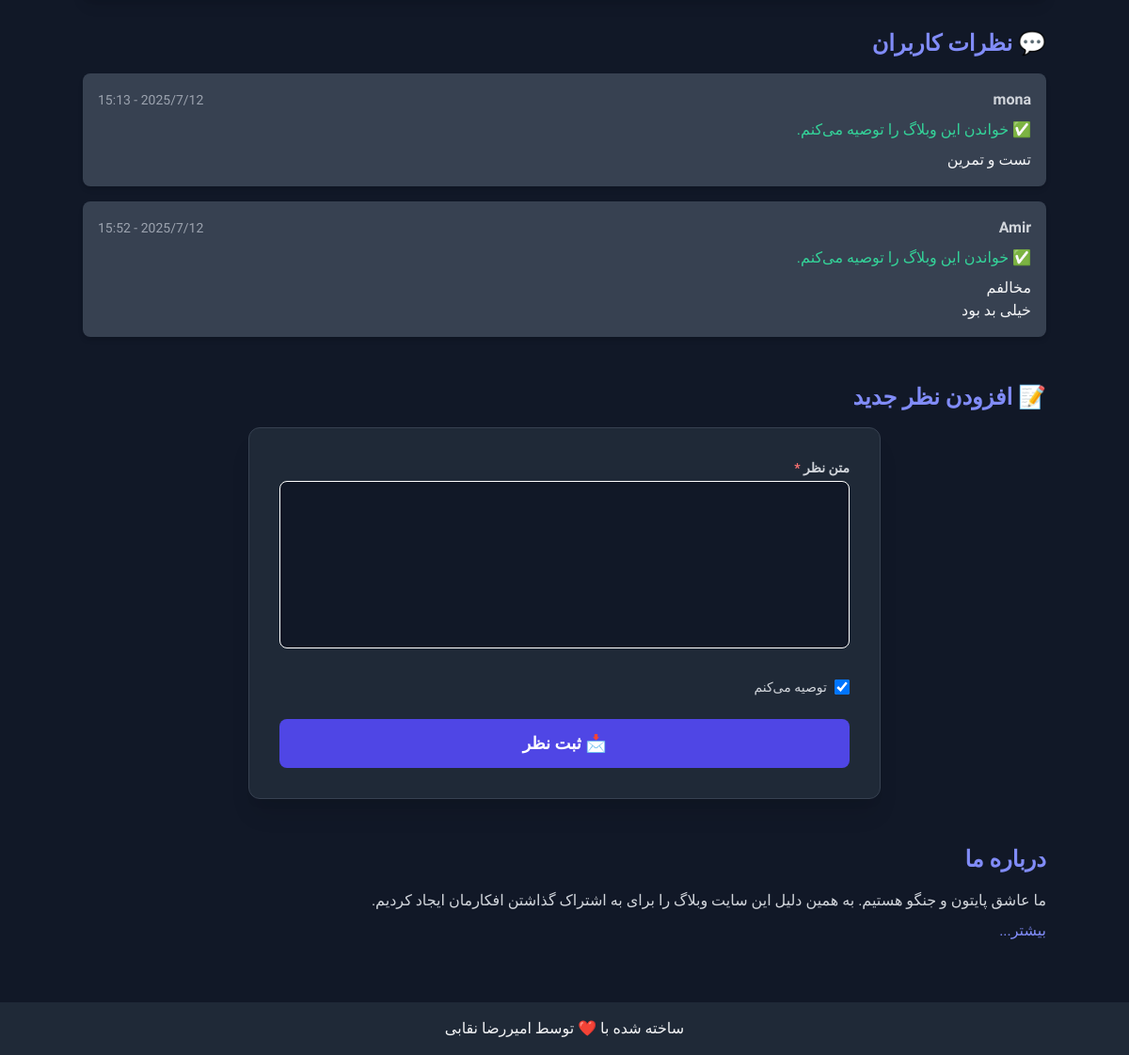
Before: /8/ (signed in, lower part) with the older database file.
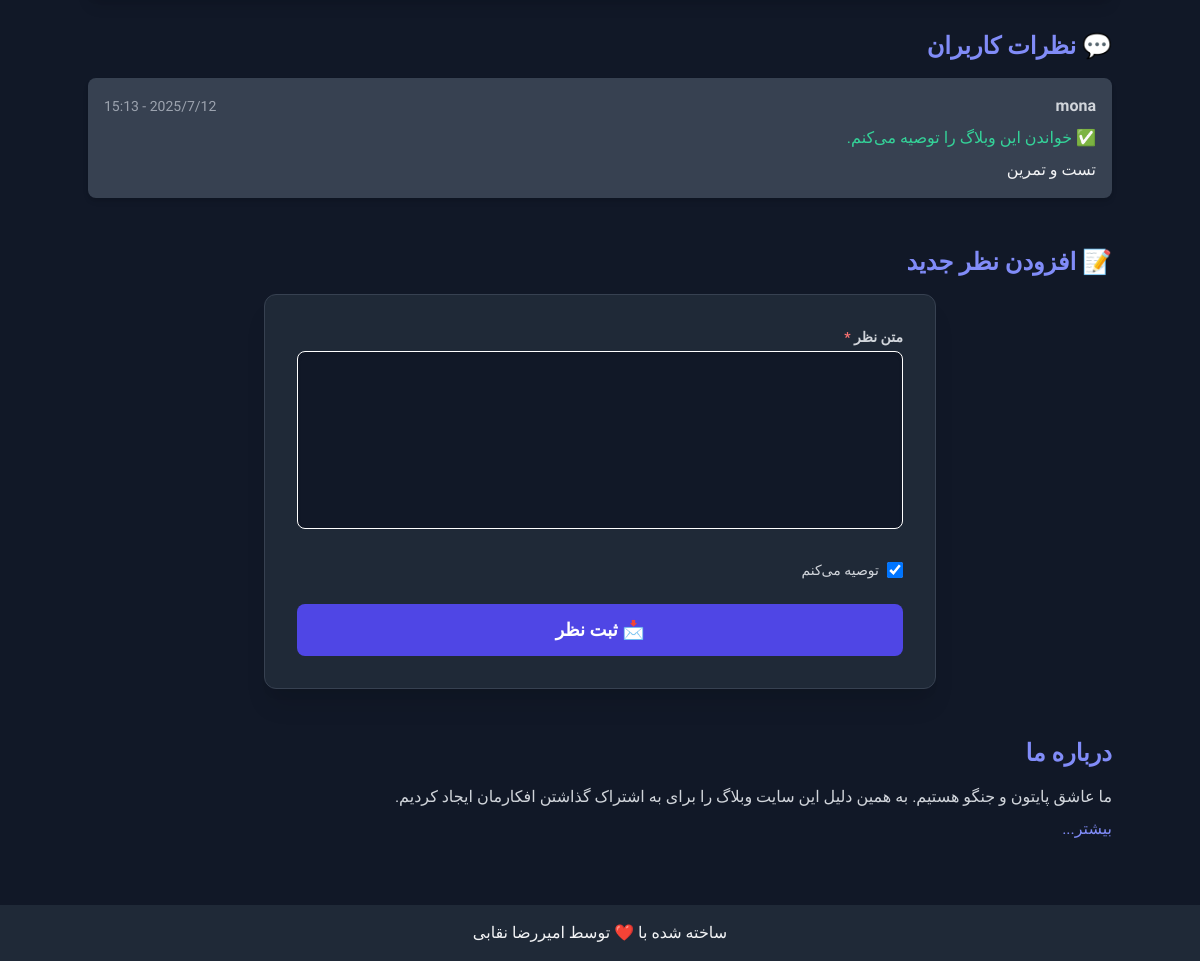
After: the same page with the newer database file.
### blog/models.py (models this page shows, shortened)
class Comment(models.Model):
    text = models.TextField()
    datetime_created = models.DateTimeField(auto_now_add=True)
    user = models.ForeignKey(get_user_model(),on_delete = models.CASCADE)
    is_activate = models.BooleanField(default=True)
    recommend = models.BooleanField(default=True)
    post = models.ForeignKey(Post,on_delete = models.CASCADE,related_name='comments')

### blog/views.py (the view)
# urls.py: path('<int:pk>/',views.post_detail,name='post_detail'),
@login_required
def post_detail(request,pk):
    post = get_object_or_404(Post,pk=pk)
    post_comments = post.comments.all()
    if request.method == 'POST':
        comment_form = CommentForm(request.POST)
        if comment_form.is_valid():
            new_comment = comment_form.save(commit=False)
            new_comment.post = post
            new_comment.user = request.user
            new_comment.save()
            comment_form = CommentForm()
    else:
        comment_form = CommentForm()
    return render(request,"blog/post_detail.html",{"post":post,
        "comments":post_comments,
        "comment_form":comment_form,
        })

### blog/forms.py
class CommentForm(forms.ModelForm):
    class Meta:
        model = Comment
        fields = ['text','recommend']

### blog/templates/blog/post_detail.html (shortened to what this page needs)
{% extends '_base.html' %}
{% load crispy_forms_tags %}
{% block content %}
    <section class="mb-12">
        <h2 class="text-2xl font-bold text-indigo-400 mb-4">💬 نظرات کاربران</h2>
        {% for comment in comments %}
            {% if comment.is_activate %}
                <div class="bg-gray-700 p-4 rounded-lg mb-4 shadow-md">
                    <div class="flex justify-between items-center mb-2">
                        <p class="text-gray-300 font-semibold">{{ comment.user.username }}</p>
                        <p class="text-gray-400 text-sm">{{ comment.datetime_created|date:"Y/n/j - H:i" }}</p>
                    </div>
                    <div class="mb-2">
                        {% if comment.recommend %}
                            <p class="text-green-400">✅ خواندن این وبلاگ را توصیه می‌کنم.</p>
                        {% else %}
                            <p class="text-red-400">❌ خواندن این وبلاگ را توصیه نمی‌کنم.</p>
                        {% endif %}
                    </div>
                    <p class="text-gray-300">{{ comment.text|linebreaks }}</p>
                </div>
            {% endif %}
        {% empty %}
            <p class="text-gray-400">هنوز نظری ثبت نشده است! اولین نفر باشید.</p>
        {% endfor %}
    </section>
    <section class="mb-12">
        <h2 class="text-2xl font-bold text-indigo-400 mb-4">📝 افزودن نظر جدید</h2>
        <form method="post" class="bg-gray-800 p-8 rounded-xl shadow-xl max-w-2xl mx-auto border border-gray-700">
            <div class="space-y-6">
                <div>
                    <label for="{{ comment_form.text.id_for_label }}"
                           class="block text-sm font-semibold text-gray-300 mb-1">
                        متن نظر <span class="text-red-400">*</span>
                    </label>
                    <textarea name="{{ comment_form.text.name }}"
                              id="{{ comment_form.text.id_for_label }}"
                              rows="6"
                              class="w-full bg-gray-900 text-white border border-white rounded-lg p-4 focus:outline-none focus:ring-2 focus:ring-indigo-500 resize-none shadow-inner">
                        {{ comment_form.text.value|default_if_none:"" }}
                    </textarea>
                </div>
                <div class="flex items-center gap-2">
                    <input type="checkbox"
                           name="{{ comment_form.recommend.name }}"
                           id="{{ comment_form.recommend.id_for_label }}"
                           {% if comment_form.recommend.value %}checked{% endif %}
                           class="h-4 w-4 text-indigo-500 bg-gray-900 border border-white rounded focus:ring-indigo-500">
                    <label for="{{ comment_form.recommend.id_for_label }}"
                           class="text-gray-300 text-sm font-medium">
                        توصیه می‌کنم
                    </label>
                </div>
                <button type="submit"
                        class="w-full bg-indigo-600 hover:bg-indigo-700 text-white font-bold py-3 rounded-lg transition duration-300 text-lg">
                    📩 ثبت نظر
                </button>
            </div>
        </form>
    </section>
    <section class="mt-12">
        <h2 class="text-2xl font-bold text-indigo-400 mb-4">درباره ما</h2>
        <p class="text-gray-300">ما عاشق پایتون و جنگو هستیم. به همین دلیل این سایت وبلاگ را برای به اشتراک گذاشتن افکارمان ایجاد کردیم.</p>
        <a href="#" class="text-indigo-400 hover:text-indigo-600 mt-2 inline-block transition duration-300">بیشتر...</a>
    </section>
{% endblock content %}

Changed rows visible on the page:
no longer on this page (row edited): Comment: user.username "Amir", datetime_created "2025/7/12 - 15:52", recommend "✅ خواندن این وبلاگ را توصیه می‌کنم.", text "مخالفم خیلی بد بود"
